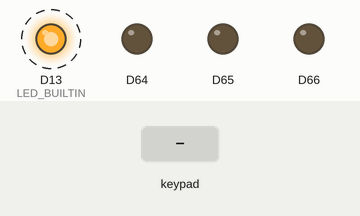
Recording of a sketch running on a simulated Arduino Uno R4 WiFi. Parts: output pins drawn as LEDs (lit = HIGH). Dashed ring = blinking. The test bench sets the inputs (shaded band).

Above: at 1.2 s.
1.3 s: key 'A' pressed
At 1.37 s:
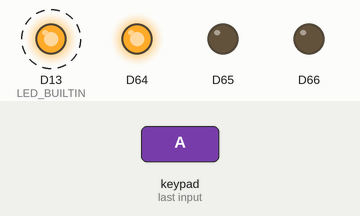
4.3 s: key 'B' pressed
At 4.37 s:
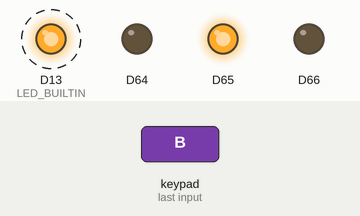
7.3 s: key 'C' pressed
At 7.37 s:
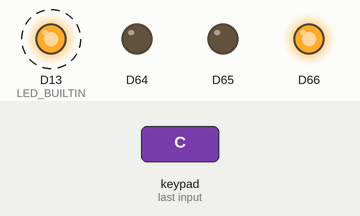
Timing chart, 0 to 16.3 s (numbered marks = the images above; inputs shaded):
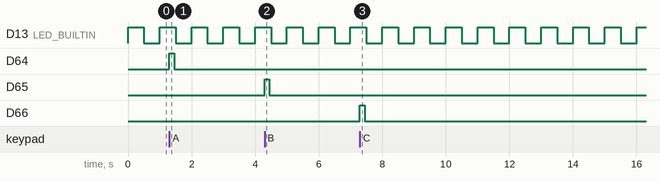

Measured:
- after the input at 1.3 s, D64: LOW → HIGH at once, → LOW 0.15 s later
- after the input at 4.3 s, D65: LOW → HIGH at once, → LOW 0.15 s later
- after the input at 7.3 s, D66: LOW → HIGH at once, → LOW 0.15 s later
- by itself, D13 (LED_BUILTIN): alternates HIGH for 0.50 s and LOW for 0.50 s

The sketch:

ahb-demo.ino
```cpp
#include "src/hrtbt/hrtbt.h"
#include "src/modulino-button/modulino-button.h"

#include <Arduino.h>
#include <Modulino.h>

void setup() {
  // Initialize the Modulino library
  Modulino.begin();

  // Initialize the heart beat module
  hrtbt_cfg();

  // Initialize the Modulino Button board
  modulino_buttons_cfg();
}

void loop() {
  // Handle any actions that the heart beat module needs to do
  hrtbt_action();

  // Get the current statue of the buttons on the Modulino board
  unsigned char led_state = modulino_buttons_get_button_states();

  // Set the Modulino board's LEDs based on the state of the buttons
  modulino_buttons_set_leds(led_state);
}
```

hrtbt.cpp
```cpp
#include "hrtbt.h"

#include <Arduino.h>

#include <stdint.h>

#define HRTBT_LED_PIN                       LED_BUILTIN
#define HRTBT_DELAY_MSECS                   500

typedef enum {
    /// @brief
    /// Indicates that the heartbeat LED is on
    HRTBT_LED_ON,
    /// @brief
    /// Indicates that the heartbeat LED is off
    HRTBT_LED_OFF,
} hrtbt_led_state_t;

static unsigned long hrtbt_toggle_time_msecs = 0;
static hrtbt_led_state_t hrtbt_led_state = HRTBT_LED_OFF;

void hrtbt_cfg(void)
{
    pinMode((pin_size_t)HRTBT_LED_PIN, OUTPUT);
}

void hrtbt_action(void)
{
    const unsigned long msecs = millis();

    if (hrtbt_toggle_time_msecs <= msecs)
    {
        if (HRTBT_LED_OFF == hrtbt_led_state)
        {
            // Turn on the led
            digitalWrite((pin_size_t)HRTBT_LED_PIN, HIGH);
            hrtbt_led_state = HRTBT_LED_ON;
        }
        else
        {
            // Turn off the led
            digitalWrite((pin_size_t)HRTBT_LED_PIN, LOW);
            hrtbt_led_state = HRTBT_LED_OFF;
        }

        // Set the next time
        hrtbt_toggle_time_msecs = msecs + (unsigned long)HRTBT_DELAY_MSECS;
    }
}
```

hrtbt.h
```cpp
#if !defined(HRTBT_H)
#define HRTBT_H

void hrtbt_cfg(void);
void hrtbt_action(void);

#endif // HRTBT_H
```

modulino-button.cpp
```cpp
#include "modulino-button.h"

#include <Modulino.h>

#define BUTTON_A_INDEX                      0u
#define BUTTON_A_HEX                        (0x1 << 2)
#define BUTTON_B_INDEX                      1u
#define BUTTON_B_HEX                        (0x1 << 1)
#define BUTTON_C_INDEX                      2u
#define BUTTON_C_HEX                        (0x1 << 0)


static ModulinoButtons modulino_buttons;

void modulino_buttons_cfg(void)
{
    modulino_buttons.begin();
    modulino_buttons_set_leds(0x0u);
}

unsigned char modulino_buttons_get_button_states(void)
{
    unsigned char rv = 0x0u;

    modulino_buttons.update();
    if (modulino_buttons.isPressed((int)BUTTON_A_INDEX))
    {
        rv |= BUTTON_A_HEX;
    }

    if (modulino_buttons.isPressed((int)BUTTON_B_INDEX))
    {
        rv |= BUTTON_B_HEX;
    }

    if (modulino_buttons.isPressed((int)BUTTON_C_INDEX))
    {
        rv |= BUTTON_C_HEX;
    }

    return rv;
}

void modulino_buttons_set_leds(unsigned char state)
{
    switch (state)
    {
        case 0x1:
            modulino_buttons.setLeds(false, false, true);
            break;
        case 0x2:
            modulino_buttons.setLeds(false, true, false);
            break;
        case 0x3:
            modulino_buttons.setLeds(false, true, true);
            break;
        case 0x4:
            modulino_buttons.setLeds(true, false, false);
            break;
        case 0x5:
            modulino_buttons.setLeds(true, false, true);
            break;
        case 0x6:
            modulino_buttons.setLeds(true, true, false);
            break;
        case 0x7:
            modulino_buttons.setLeds(true, true, true);
            break;
        default:
            modulino_buttons.setLeds(false, false, false);
            break;
    }
}
```

modulino-button.h
```cpp
#if !defined(MODULINO_BUTTONS_H)
#define MODULINO_BUTTONS_H

#include <stdint.h>

void modulino_buttons_cfg(void);
unsigned char modulino_buttons_get_button_states(void);
void modulino_buttons_set_leds(unsigned char);

#endif // MODULINO_BUTTONS_H
```
